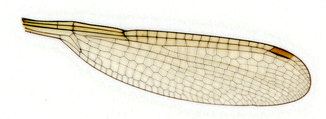
#> input picture input_images/type1/Lestes sponsa France 1-12 FL .png, 326 x 119 px, shrunk from 2936 x 1072 before the run; its folder holds only this picture in this run
$ python main.py '../input_images/type1/Lestes sponsa France 1-12 FL .png'
#> lines starting #> are read from the running program, lines starting #| are printed output that depends on the picture; after the words box and inside, x2 and y2 are one past the last pixel; in counts of white or black regions, pixels touching at a corner belong together
### process_image_src/get_binary_images.py
""" get images """

import numpy as np
from pathlib import Path
import cv2

class BinaryImage:
    def __init__(self, pixels, relative_path, status="preprocess_image"):
        self.pixels = pixels
        self.relative_path = relative_path
        self.status = status

class BinaryDataset:
    def __init__(self):
        self.items = []
    def add(self, binary_image):
        self.items.append(binary_image)
    def merge(self, other_dataset):
        self.items.extend(other_dataset.items)

def create_mask(pixels, w=25, c=10):
    local_mean = cv2.blur(pixels.astype(np.float32), (w, w))
    return np.where(pixels > (local_mean - c), 255, 0).astype(np.uint8)

def get_binary_dataset(current_path, input_root=None):
    if input_root is None:
        input_root = current_path

    dataset = BinaryDataset()
    extensions = ('.jpg', '.jpeg', '.png')

    items_in_folder = list(current_path.iterdir())
    image_files = [f for f in items_in_folder if f.suffix.lower() in extensions]

    if image_files:
        for img_path in image_files:

            initial_status = "preprocess_image"

            if initial_status != "preprocess_image":
                raise ValueError(f"Файл {img_path.name} вже має статус {initial_status}")


            img_gray = cv2.imread(str(img_path), cv2.IMREAD_GRAYSCALE)
            binary_pixels = create_mask(img_gray)

            binary_obj = BinaryImage(
                pixels=binary_pixels,
                relative_path=img_path.relative_to(input_root),
                status="preprocess_binary"
            )
            dataset.add(binary_obj)
    else:
        for item in items_in_folder:
            if item.is_dir():
                sub_dataset = get_binary_dataset(item, input_root)
#> in get_binary_dataset (call 2), `img_gray = cv2.imread(str(img_path), cv2.IMREAD_GRAYSCALE)`:
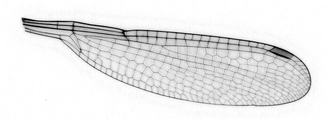
#> img_gray: shape (119, 326); min 0, max 255, mean 230.9
#> in create_mask, `local_mean = cv2.blur(pixels.astype(np.float32), (w, w))`:
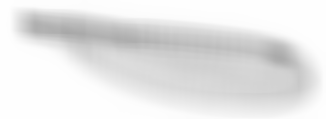
#> local_mean: shape (119, 326) float32; min 168.4, max 254.8, mean 230.9
#> in create_mask, `return np.where(pixels > (local_mean - c), 255, 0).astype(np.uint8)`:
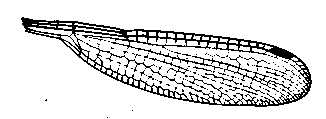
#> returned value: shape (119, 326); 87% white; black in thin lines or dots, all inside (x1, y1, x2, y2) = (21, 17, 312, 118)
#> pass 2 of the loop in get_binary_dataset, `for item in items_in_folder:`:
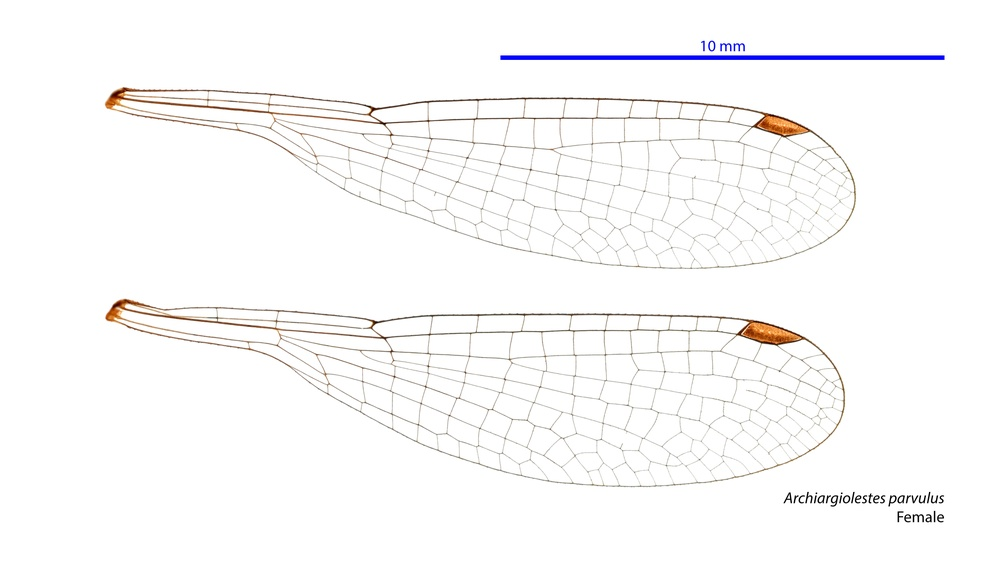
#> input picture input_images/type2/archiargiolestes-parvulus-female-wings_34787831906_o.jpg, 1000 x 562 px, shrunk from 9008 x 5067 before the run
#> img_gray: shape (562, 1000)
#> in create_mask (call 2), `local_mean = cv2.blur(pixels.astype(np.float32), (w, w))`:
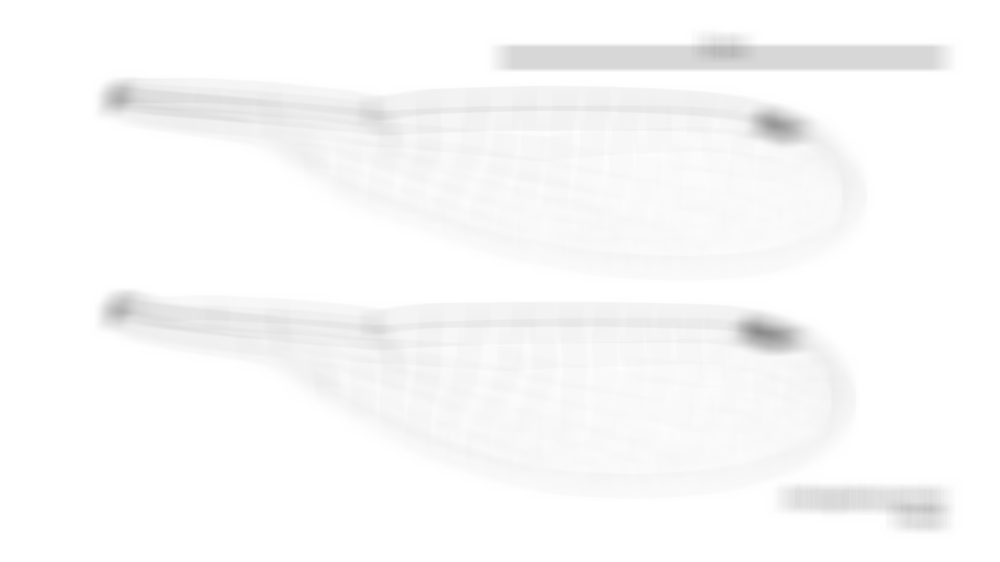
#> local_mean: shape (562, 1000) float32; min 139.2, max 255, mean 249.8
#> in create_mask (call 2), `return np.where(pixels > (local_mean - c), 255, 0).astype(np.uint8)`:
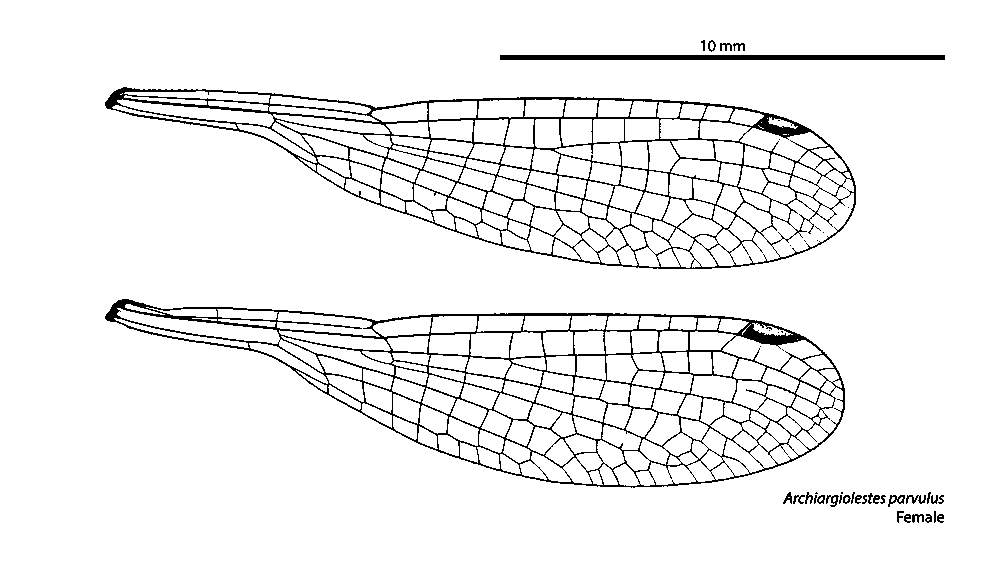
#> returned value: shape (562, 1000); 94.3% white; black in thin lines or dots, all inside (x1, y1, x2, y2) = (105, 40, 945, 523)
                dataset.merge(sub_dataset)

    return dataset

### process_image_src/process_images.py
import numpy as np
import image_processor

def process_image_binary(item, root_path, radius=2, threshold=100, is_debug=False):
    if item.status != "preprocess_binary":
        raise ValueError(f"Помилка: {item.relative_path} має статус {item.status}")

    img_out = np.empty_like(item.pixels)

    image_processor.process_image_cpp(item.pixels, img_out, radius, threshold)

    item.pixels = img_out
    item.status = "processed_binary"
    return item

### process_image_src/main.py
import os
import time
import sys
import subprocess
from pathlib import Path
from PIL import Image
from get_binary_images import get_binary_dataset
from process_images import process_image_binary

def compile_cpp_module():
    root = Path(__file__).resolve().parent
    print("--- [BUILD] Starting C++ compilation ---")
    env = os.environ.copy()
    env["ARCHFLAGS"] = "-arch x86_64"

    subprocess.run(
        [sys.executable, "setup.py", "build_ext", "--inplace"],
        cwd=root,
        check=True,
        env=env
    )
    print("--- [BUILD] Finished successfully ---")

def main():
    args = [a.lower() for a in sys.argv]
    if "build" in args:
        compile_cpp_module()

    root = Path(__file__).resolve().parent.parent
    input_dir = root / "input_images"
    output_dir = root / "output_images"

    dataset = get_binary_dataset(input_dir)
    print(f"Total images: {len(dataset.items)}")

    start_total = time.perf_counter()

    for i, item in enumerate(dataset.items):
        relative_path = item.relative_path

        start_cpp = time.perf_counter()

        process_image_binary(item, root, radius=1, threshold=100, is_debug=False)

        end_cpp = time.perf_counter()

        one_img_output_path = output_dir / relative_path
        one_img_output_path.parent.mkdir(parents=True, exist_ok=True)
        Image.fromarray(item.pixels).save(one_img_output_path)

        print(f"[{i+1}/{len(dataset.items)}] CPP: {end_cpp - start_cpp:.4f}s | Done: {relative_path}")
#> this loop made 2 passes
#> pass 2, in main, `Image.fromarray(item.pixels).save(one_img_output_path)`:
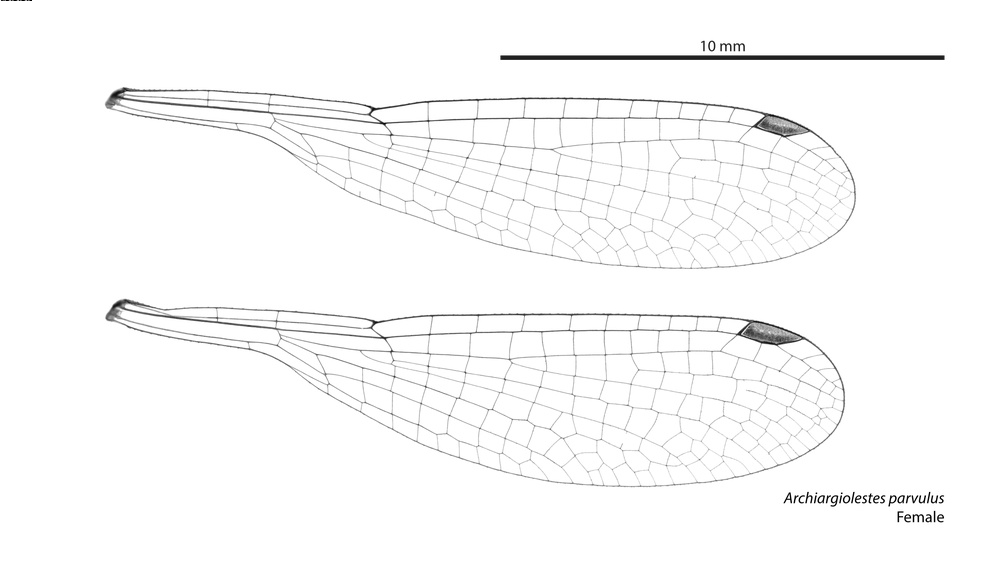
#> saved as archiargiolestes-parvulus-female-wings_34787831906_o.jpg: PIL image 1000x562 L; min 0, max 255, mean 249.8

    end_total = time.perf_counter()

    print("-" * 30)
    print(f"Total images processed: {len(dataset.items)}")
    print(f"Total processing time: {end_total - start_total:.2f} seconds")

if __name__ == "__main__":
    main()
